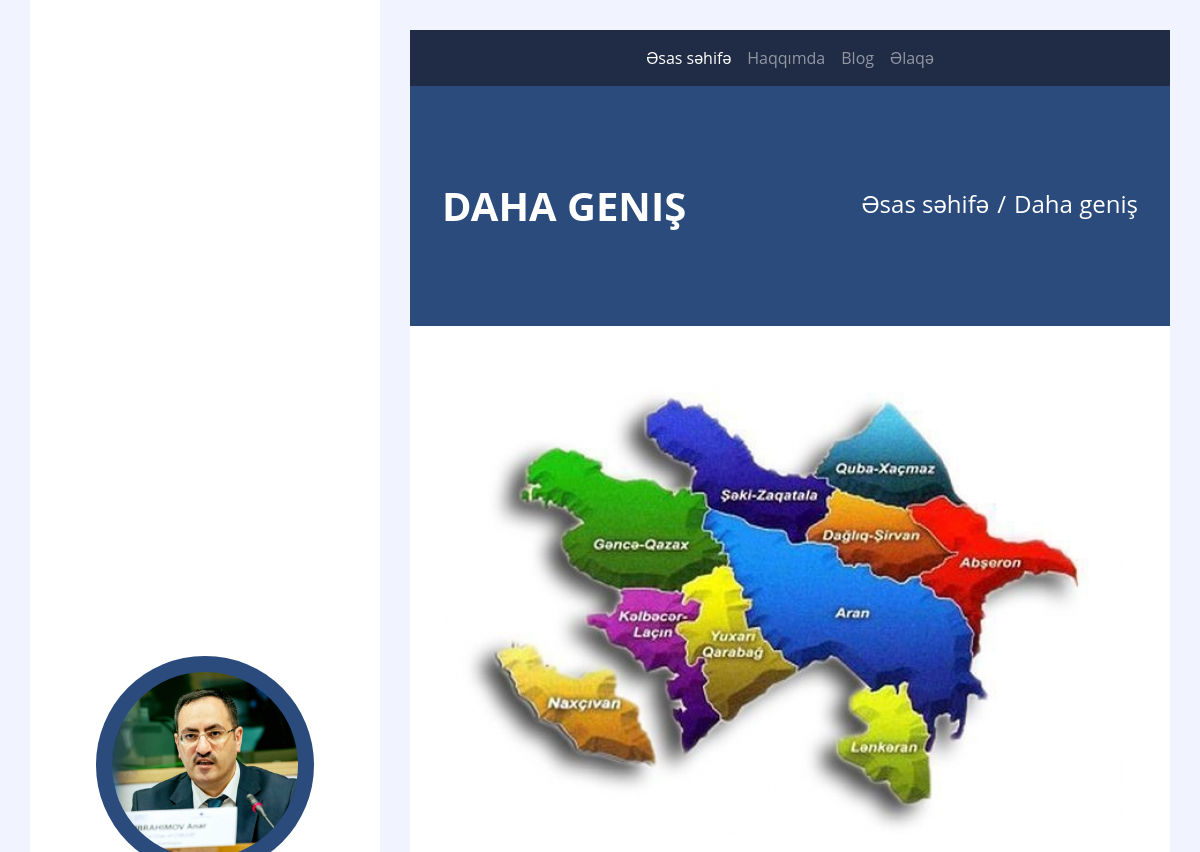
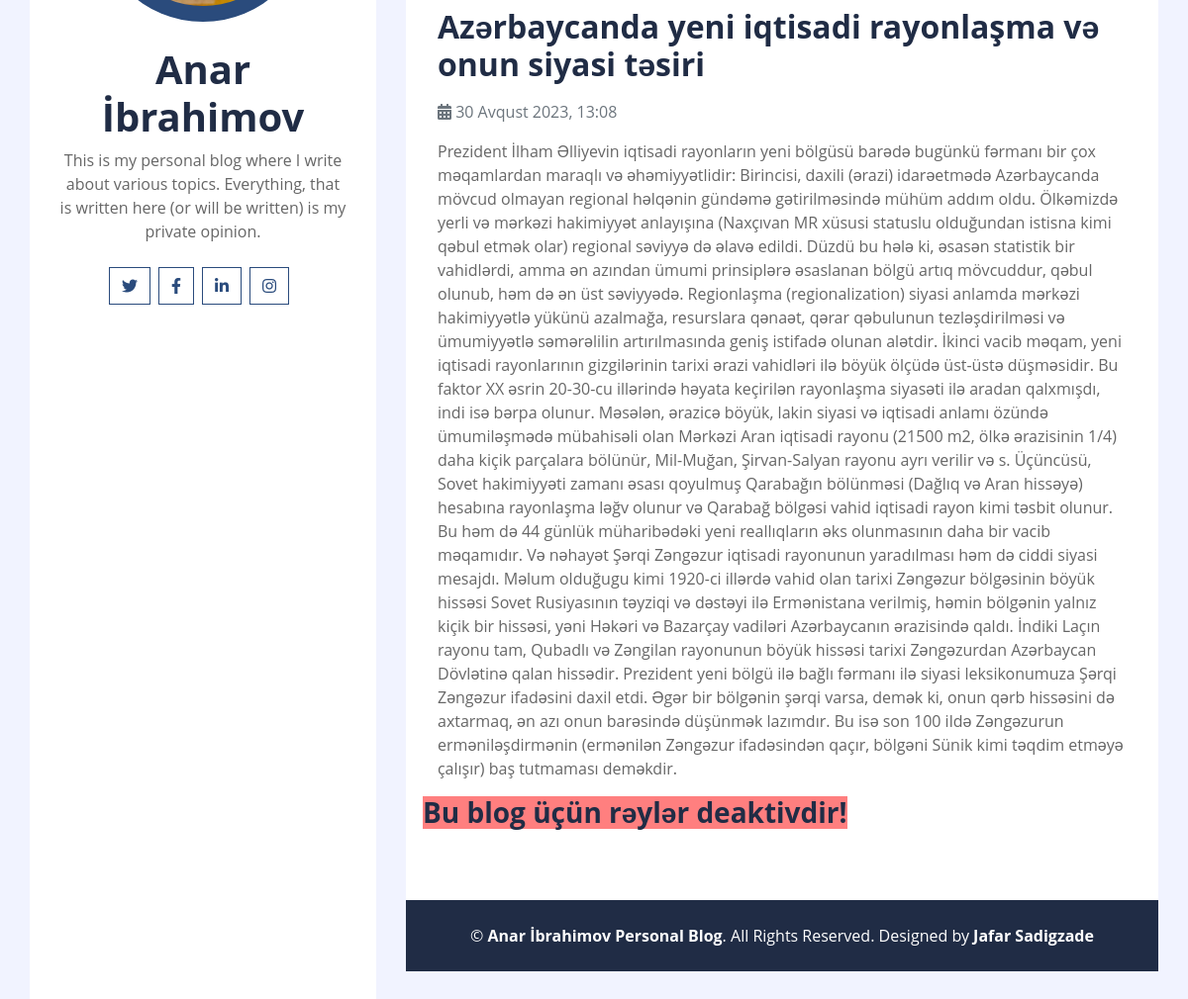
Screenshot of /blog-details/2 with the database file from the repository (2 pictures, top to bottom).
### blog/models.py (models this page shows, shortened)
class Contact(models.Model):
    profile_picture = models.ImageField(upload_to="profile/", null=True, blank=True)
    address = models.CharField(max_length=200, blank=True)
    phone = models.CharField(max_length=20, blank=True)
    email = models.CharField(max_length=50, blank=True)
    facebook = models.CharField(max_length=50, blank=True)
    twitter = models.CharField(max_length=50, blank=True)
    linkedin = models.CharField(max_length=50, blank=True)
    instagram = models.CharField(max_length=50, blank=True)

class Blog(models.Model):
    title = models.CharField(max_length=200)
    text = RichTextField()
    date = models.DateTimeField(auto_now_add=True)
    images = models.ImageField(upload_to="blog/")
    first = models.BooleanField(default=False)
    is_comment = models.BooleanField(default=False)

### blog/views.py (the view, shortened to what this page needs)
# urls.py: path("blog-details/<int:id>", views.blog_details, name="blog-details"),
def blog_details(request, id):
    blog = Blog.objects.get(id=id)
    comments = BlogComment.objects.filter(choosen_blog=blog)
    num = comments.count()
    return render(request, "single.html", {"blog": blog, "comments": comments, "num": num})

### blog/context.py (called while the page is built)
def my_context(request):
    profile = Contact.objects.get(id=2)
    return {"profile": profile}

### blog/templates/single.html (shortened to what this page needs)
{% extends 'base.html' %}
{% load static %}
{% block content %}
    <div class="container py-5 px-2 bg-primary">
        <div class="row py-5 px-4">
            <div class="col-sm-6 text-center text-md-left">
                <h1 class="mb-3 mb-md-0 text-white text-uppercase font-weight-bold">Daha geniş</h1>
            </div>
            <div class="col-sm-6 text-center text-md-right">
                <div class="d-inline-flex pt-2">
                    <h4 class="m-0 text-white"><a class="text-white" href="{% url '' %}">Əsas səhifə</a></h4>
                    <h4 class="m-0 text-white px-2">/</h4>
                    <h4 class="m-0 text-white">Daha geniş</h4>
                </div>
            </div>
        </div>
    </div>
    <div class="container py-5 px-2 bg-white">
        <div class="row px-4">
            <div class="col-12">
                <img class="img-fluid mb-4" src="{{ blog.images.url }}" alt="Image">
                <h2 class="mb-3 font-weight-bold">{{ blog.title }}</h2>
                <div class="d-flex">
                    <p class="mr-3 text-muted"><i class="fa fa-calendar-alt"></i> {{ blog.date }}</p>
                </div>
                <p>{{ blog.text|safe }}</p>
            </div>
            {% if blog.is_comment %}
                <div class="col-12 py-4">
            {% for message in messages %}
            <div id="success" style="background-color: rgba(0, 128, 0, 0.6); line-height: 2; color:red; font-weight: bold;">{{ message }}</div>
            {% endfor %}
                <h3 class="mb-4 font-weight-bold">{{ num }} rəy</h3>
                {% for comment in comments %}
                <div class="media mb-4">
                    <div class="media-body">
                        <h4>{{ comment.name }} <small><i>{{ comment.date }}</i></small></h4>
                        <p>{{ comment.message }}</p>
                    </div>
                </div>
                {% endfor %}
            </div>
                <div class="col-12">
                <h3 class="mb-4 font-weight-bold">Rəy yazın</h3>
                <form method="post">
                    {% csrf_token %}
                    <div class="form-group">
                        <label for="name">Ad *</label>
                        <input type="text" class="form-control" name="name">
                    </div>
                    <div class="form-group">
                        <label for="email">E-poçt *</label>
                        <input type="email" class="form-control" name="email">
                    </div>
                    <div class="form-group">
                        <label for="message">Rəy *</label>
                        <textarea name="message" cols="30" rows="5" class="form-control"></textarea>
                    </div>
                    <div class="form-group">
                        <input type="submit" value="Göndər" class="btn btn-primary">
                    </div>
                </form>
            </div>
            {% else %}
                <h3 class="mb-4 font-weight-bold" style="background-color: rgba(255, 0, 0, 0.5);"> Bu blog üçün rəylər deaktivdir! </h3>
            {% endif %}
        </div>
    </div>
{% endblock %}

### templates/base.html (shortened to what this page needs)
{% load static %}
<!DOCTYPE html>
<html lang="en">
    <head>
        <link href="https://cdnjs.cloudflare.com/ajax/libs/font-awesome/5.10.0/css/all.min.css" rel="stylesheet">
        <link href="{% static 'css/style.css' %}" rel="stylesheet">
    </head>
    <body>
        <div class="wrapper">
            <div class="sidebar">
                <div class="sidebar-text d-flex flex-column h-100 justify-content-center text-center">
                    <img class="mx-auto d-block w-75 bg-primary img-fluid rounded-circle mb-4 p-3" src="{{ profile.profile_picture.url }}" alt="Image">
                    <h1 class="font-weight-bold">Anar İbrahimov</h1>
                    <p class="mb-4">
                        This is my personal blog where I write about various topics. Everything, that is written here (or will be written) is my private opinion.
                    </p>
                    <div class="d-flex justify-content-center mb-5">
                        <a class="btn btn-outline-primary mr-2" href="{{ profile.twitter }}" target="_blank"><i class="fab fa-twitter"></i></a>
                        <a class="btn btn-outline-primary mr-2" href="{{ profile.facebook }}" target="_blank"><i class="fab fa-facebook-f"></i></a>
                        <a class="btn btn-outline-primary mr-2" href="{{ profile.linkedin }}" target="_blank"><i class="fab fa-linkedin-in"></i></a>
                        <a class="btn btn-outline-primary mr-2" href="{{ profile.instagram }}" target="_blank"><i class="fab fa-instagram"></i></a>
                    </div>
                </div>
            </div>
            <div class="content">
                <div class="container p-0">
                    <nav class="navbar navbar-expand-lg bg-secondary navbar-dark">
                        <div class="collapse navbar-collapse justify-content-between" id="navbarCollapse">
                            <div class="navbar-nav m-auto">
                                <a href="{% url '' %}" class="nav-item nav-link active">Əsas səhifə</a>
                                <a href="{% url 'about' %}" class="nav-item nav-link">Haqqımda</a>
                                <a href="{% url 'blog' %}" class="nav-item nav-link">Blog</a>
                                <a href="{% url 'contact' %}" class="nav-item nav-link">Əlaqə</a>
                            </div>
                        </div>
                    </nav>
                </div>
                {% block content %}
                {% endblock %}
                <div class="container py-4 bg-secondary text-center">
                    <p class="m-0 text-white">
                        &copy; <a class="text-white font-weight-bold" href="#">Anar İbrahimov Personal Blog</a>. All Rights Reserved. Designed by <a class="text-white font-weight-bold" href="">Jafar Sadigzade</a>
                    </p>
                </div>
            </div>
        </div>
    </body>
</html>

### rows the page displays
Contact: profile_picture (picture)
Blog: images (picture), title "Azərbaycanda yeni iqtisadi rayonlaşma və onun siyasi təsiri", date "30 Avqust 2023, 13:08", text "Prezident İlham Əlliyevin iqtisadi rayonların yeni bölgüsü barədə bugünkü fərmanı bir çox məqamlardan maraqlı və əhəmiyyətlidir: Birincisi, daxili (ərazi) idarəetmədə Azərbaycanda mövcud olmayan regional həlqənin gündəmə gətirilməsində mühüm addım oldu. Ölkəmizdə yerli və mərkəzi hakimiyyət anlayışına (Naxçıvan MR xüsusi statuslu olduğundan istisna kimi qəbul etmək olar) regional səviyyə də əlavə edildi. Düzdü bu hələ ki, əsasən statistik bir vahidlərdi, amma ən azından ümumi prinsiplərə əsaslanan bölgü artıq mövcuddur, qəbul olunub, həm də ən üst səviyyədə. Regionlaşma (regionalization) siyasi anlamda mərkəzi hakimiyyətlə yükünü azalmağa, resurslara qənaət, qərar qəbulunun tezləşdirilməsi…"
